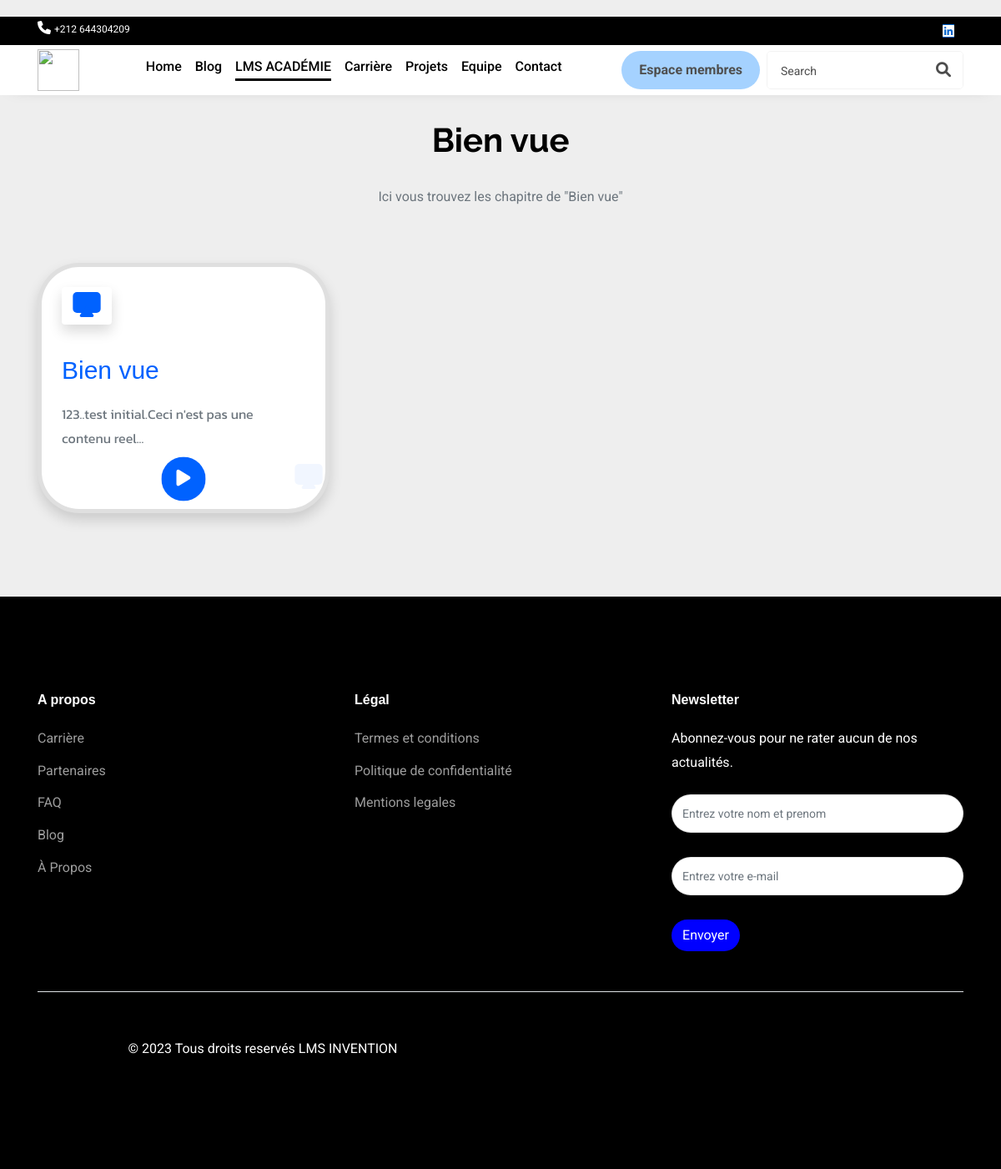
/formation/1, run on an earlier commit of the app's database.
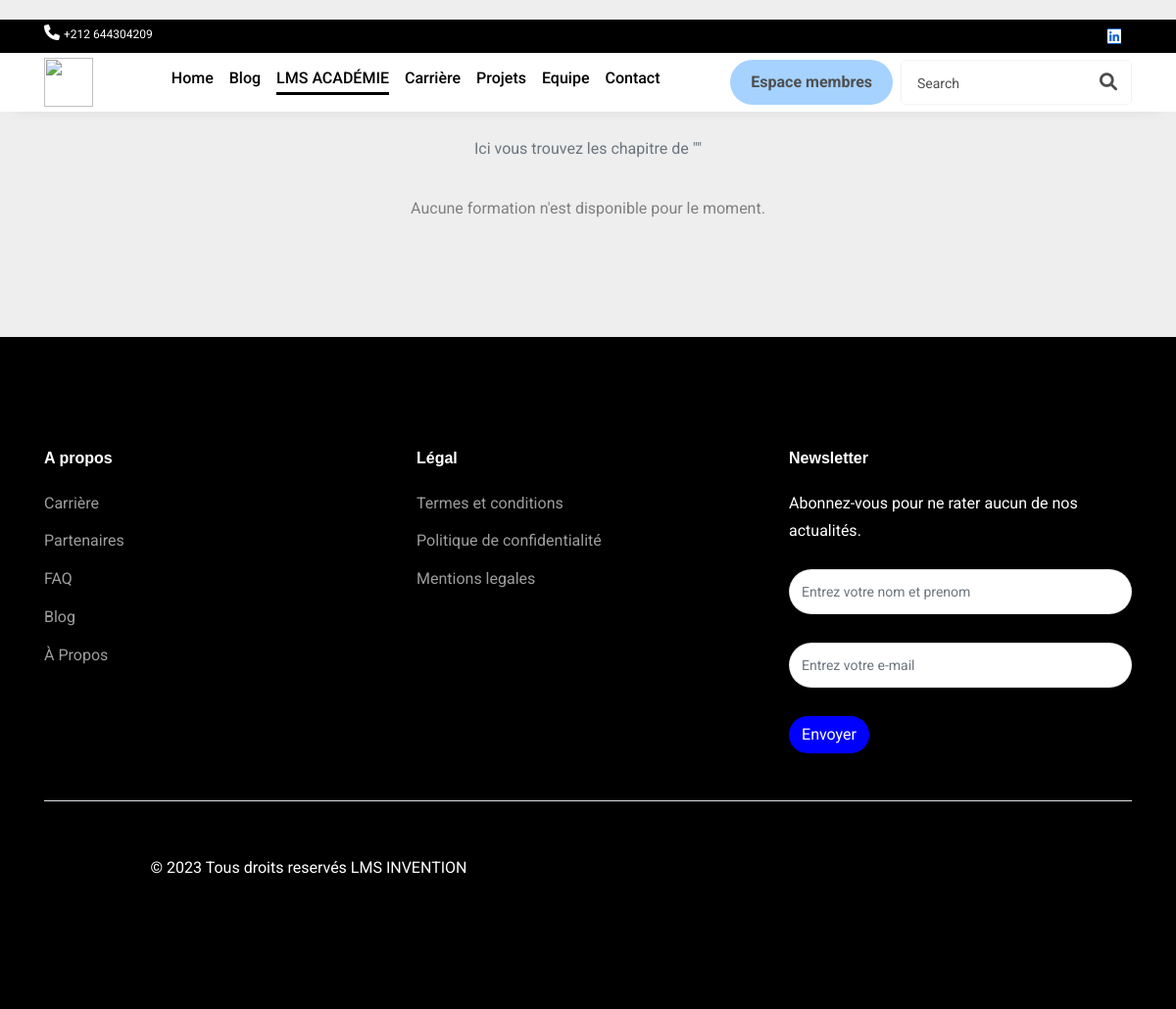
And on a later commit of the database.
### models/models.py (models this page shows)
class ThemeFormation(db.Model):
    id = db.Column(db.Integer, primary_key=True)
    titre = db.Column(db.String)
    description = db.Column(db.String)

class ContentFormation(db.Model):
    id = db.Column(db.Integer, primary_key=True)
    titre = db.Column(db.String)
    description = db.Column(db.String)
    path = db.Column(db.String)
    theme_id = db.Column(db.Integer, db.ForeignKey('theme_formation.id'))

### routes/user.py (the view)
@app.route('/formation/<int:id>')
def formation(id):
    formations = ContentFormation.query.filter_by(theme_id=id).all()
    formation = ThemeFormation.query.filter_by(id=id).first()
    return render_template('formation.html', formations=formations,form=formation)

### templates/formation.html (shortened to what this page needs)
<!DOCTYPE html>
<html lang="en">
<head>
    <link rel="stylesheet" href="https://cdnjs.cloudflare.com/ajax/libs/font-awesome/6.0.0-beta3/css/all.min.css">
    <link href="https://cdn.jsdelivr.net/npm/bootstrap@5.3.0/dist/css/bootstrap.min.css" rel="stylesheet">
    <link href="https://cdn.jsdelivr.net/npm/tailwindcss@2.2.19/dist/tailwind.min.css" rel="stylesheet">
</head>
<body>
  {% with currentPage='academy' %}
  {% include 'navbar.html' %}
{% endwith %}
<div class="container" style="height: fit-content; margin-bottom: 100px;">
    <div class="row justify-content-center">
        <div class="col-12">
            <div class="section-title text-center mb-4 pb-2">
                <h4 class="title mb-4 mt-4" style="font-family: 'Raleway'; font-weight: bold; font-size: 40px;">{{form.titre}}</h4>
                <p class="text-muted para-desc mx-auto mb-0">Ici vous trouvez les chapitre de "{{form.titre}}"</p>
            </div>
        </div>
    </div>
    <div class="row">
        {% if formations %}
            {% for formation in formations %}
                <div class="col-lg-4 col-md-6 col-12 mt-4 pt-2">
                    <div class="card service-wrapper border-5 shadow p-6" style="height: 300px; border-radius: 50px;">
                        <div class="icon text-center text-custom h1 shadow rounded bg-white">
                            <span class="uim-svg" style=""><svg xmlns="http://www.w3.org/2000/svg" viewBox="0 0 24 24" width="1em"><rect width="20" height="15" x="2" y="3" class="uim-tertiary" rx="3"></rect><path class="uim-primary" d="M16,21H8a.99992.99992,0,0,1-.832-1.55469l4-6a1.03785,1.03785,0,0,1,1.66406,0l4,6A.99992.99992,0,0,1,16,21Z"></path></svg></span>
                        </div>
                        <div class="content mt-4">
                            <h5 class="title" style="font-family: Impact, Haettenschweiler, 'Arial Narrow Bold', sans-serif; font-size: 30px; color: #0062ff;">{{ formation.titre }}</h5>
                            <p class="text-muted mt-3 mb-0" style="font-family: 'Kanit';">{% set truncatedContent = formation.description[:60] %}{{ truncatedContent }}...</p>
                            <div class="mt-3" style="text-align: center; display: flex; justify-content: center;">
                                <a href="/formationview/{{ form.id }}/{{ formation.id }}" class="btn btn" style="background-color: #0062ff; border-radius: 50%; color: white; text-align: center; scale: 1.4;"><i class="fa fa-play"></i></a>
                            </div>
                        </div>
                        <div class="big-icon h1 text-custom">
                            <span class="uim-svg" style=""><svg xmlns="http://www.w3.org/2000/svg" viewBox="0 0 24 24" width="1em"><rect width="20" height="15" x="2" y="3" class="uim-tertiary" rx="3"></rect><path class="uim-primary" d="M16,21H8a.99992.99992,0,0,1-.832-1.55469l4-6a1.03785,1.03785,0,0,1,1.66406,0l4,6A.99992.99992,0,0,1,16,21Z"></path></svg></span>
                        </div>
                    </div>
                </div>
            {% endfor %}
        {% else %}
            <p style="text-align: center;">Aucune formation n'est disponible pour le moment.</p>
        {% endif %}
    </div>
</div>
{% include 'footer.html' %}
</body>

What changed in the data, as far as the page shows it:
removed ThemeFormation: titre "Bien vue"
removed ContentFormation: titre "Bien vue", description "123..test initial.Ceci n'est pas une contenu reel"
Also different on the page:
text now shown: "Aucune formation n'est disponible pour le moment."
